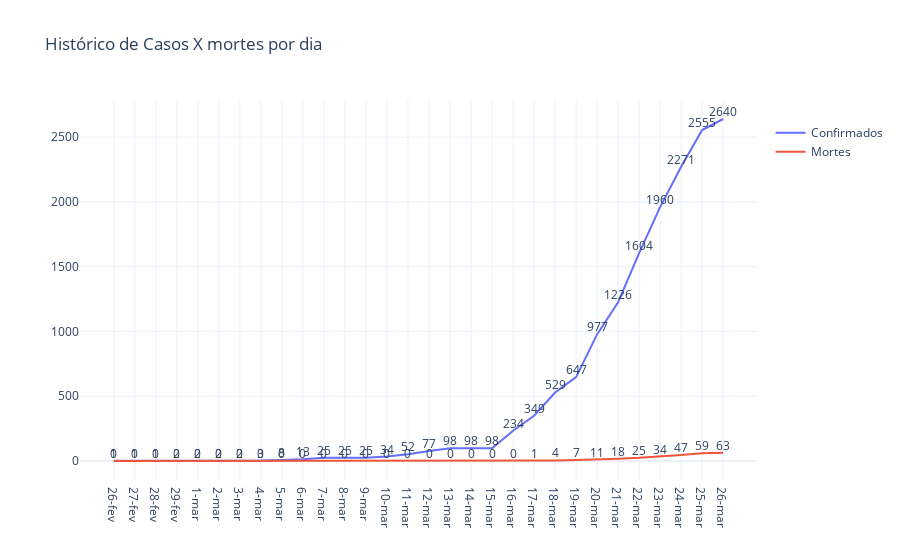

Notebook source saved alongside this figure:
### Code cell
# Plot confirmed cases
curados= [0,0,0,0,0,0,0,0,0,0,0,0,0,0,0,0,1,0,0,0,0,0,0,0,0,0,0]
fig = go.Figure(
    [
        go.Scatter(x = dadosdia.data, y = dadosdia.casos, mode="lines+text",
    name="Confirmados",
    text=dadosdia.casos,
    textposition="top center"),
        go.Scatter(x = dadosdia.data, y = dadosdia.mortes, mode="lines+text",
    name="Mortes",
    text=dadosdia.mortes,
    textposition="top center"), 
      #  go.Scatter(x = dadosdia.data, y = curados, mode="lines+text",
   # name="Curados",
   # text=curados,
   # textposition="top center"),  
    ]
)

fig.update_layout(title='Histórico de Casos X mortes por dia',legend_title='<b> </b>',
                   
                   showlegend=True, template="plotly_white",direction='clockwise')

fig.show()

### Figure 1 — Plotly figure (JSON) as saved in the notebook; plotly's stock layout.template omitted (floating-point values rounded to 4 significant figures)
{"data": [{"mode": "lines+text", "name": "Confirmados", "text": [1, 1, 1, 2, 2, 2, 2, 3, 8, 13, 25, 25, 25, 34, 52, 77, 98, 98, 98, 234, 349, 529, 647, 977, 1226, 1604, 1960, 2271, 2555, 2640], "textposition": "top center", "type": "scatter", "x": ["26-fev", "27-fev", "28-fev", "29-fev", "1-mar", "2-mar", "3-mar", "4-mar", "5-mar", "6-mar", "7-mar", "8-mar", "9-mar", "10-mar", "11-mar", "12-mar", "13-mar", "14-mar", "15-mar", "16-mar", "17-mar", "18-mar", "19-mar", "20-mar", "21-mar", "22-mar", "23-mar", "24-mar", "25-mar", "26-mar"], "y": [1, 1, 1, 2, 2, 2, 2, 3, 8, 13, 25, 25, 25, 34, 52, 77, 98, 98, 98, 234, 349, 529, 647, 977, 1226, 1604, 1960, 2271, 2555, 2640]}, {"mode": "lines+text", "name": "Mortes", "text": [0, 0, 0, 0, 0, 0, 0, 0, 0, 0, 0, 0, 0, 0, 0, 0, 0, 0, 0, 0, 1, 4, 7, 11, 18, 25, 34, 47, 59, 63], "textposition": "top center", "type": "scatter", "x": ["26-fev", "27-fev", "28-fev", "29-fev", "1-mar", "2-mar", "3-mar", "4-mar", "5-mar", "6-mar", "7-mar", "8-mar", "9-mar", "10-mar", "11-mar", "12-mar", "13-mar", "14-mar", "15-mar", "16-mar", "17-mar", "18-mar", "19-mar", "20-mar", "21-mar", "22-mar", "23-mar", "24-mar", "25-mar", "26-mar"], "y": [0, 0, 0, 0, 0, 0, 0, 0, 0, 0, 0, 0, 0, 0, 0, 0, 0, 0, 0, 0, 1, 4, 7, 11, 18, 25, 34, 47, 59, 63]}], "layout": {"direction": "clockwise", "legend": {"title": {"text": "<b> </b>"}}, "showlegend": true, "title": {"text": "Histórico de Casos X mortes por dia"}}}
